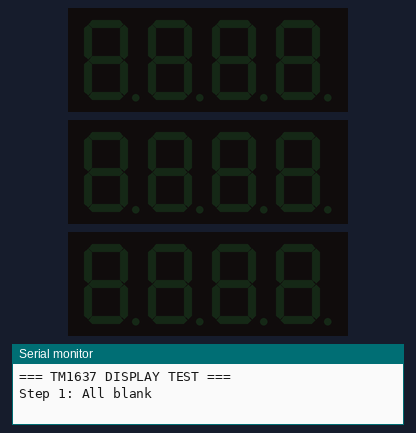
A sketch run on a simulated Arduino Mega 2560, built with avr-gcc and run on an emulated ATmega2560. Shown: 3 × 4-digit seven-segment display, the last lines printed to the serial monitor. Wiring (inferred from the names in the program): 3 × TM1637 display: clock pin 22, DIO pin 24 / clock pin 26, DIO pin 28 / clock pin 30, DIO pin 32.

Above: at 0.3 s.
At 1.8 s:
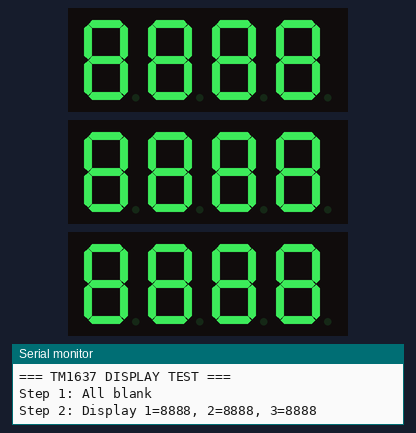
At 3.8 s:
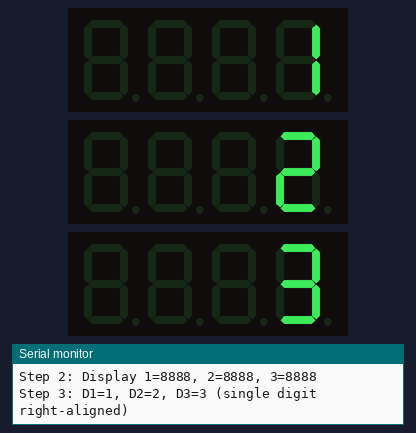
At 5.8 s:
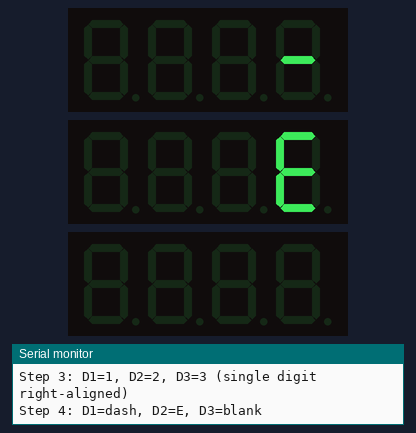
At 8.74 s:
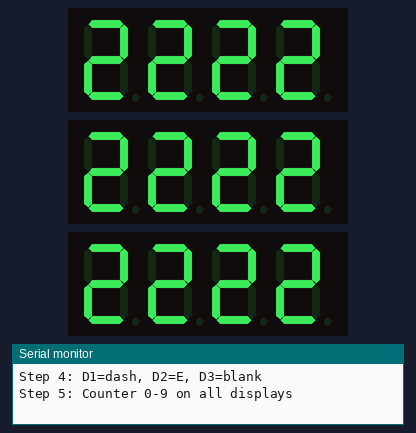
At 11.8 s:
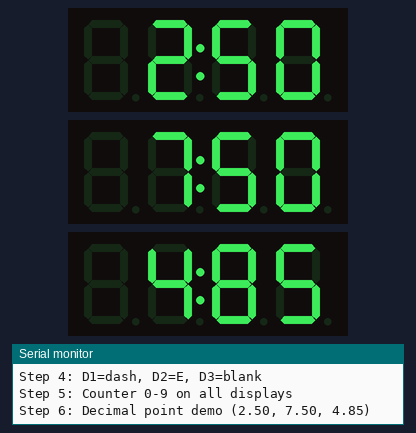

The sketch:

test_displays.ino
```cpp
#define CLK1 22
#define DIO1 24
#define CLK2 26
#define DIO2 28
#define CLK3 30
#define DIO3 32

uint8_t seg[] = {
  0x3f, 0x06, 0x5b, 0x4f,
  0x66, 0x6d, 0x7d, 0x07,
  0x7f, 0x6f
};
uint8_t SEG_DASH = 0x40;
uint8_t SEG_E    = 0x79;
uint8_t SEG_BLANK = 0x00;

void startTM(int clk, int dio) {
  pinMode(dio, OUTPUT);
  digitalWrite(dio, HIGH);
  digitalWrite(clk, HIGH);
  delayMicroseconds(5);
  digitalWrite(dio, LOW);
}

void stopTM(int clk, int dio) {
  digitalWrite(clk, LOW);
  digitalWrite(dio, LOW);
  delayMicroseconds(5);
  digitalWrite(clk, HIGH);
  delayMicroseconds(5);
  digitalWrite(dio, HIGH);
}

void writeByte(int clk, int dio, uint8_t b) {
  for (int i = 0; i < 8; i++) {
    digitalWrite(clk, LOW);
    delayMicroseconds(5);
    digitalWrite(dio, (b >> i) & 1);
    delayMicroseconds(5);
    digitalWrite(clk, HIGH);
    delayMicroseconds(5);
  }
  digitalWrite(clk, LOW);
  pinMode(dio, INPUT);
  delayMicroseconds(5);
  digitalWrite(clk, HIGH);
  delayMicroseconds(5);
  pinMode(dio, OUTPUT);
}

void writeRaw(int clk, int dio, uint8_t d1, uint8_t d2, uint8_t d3, uint8_t d4) {
  startTM(clk, dio); writeByte(clk, dio, 0x40); stopTM(clk, dio);
  startTM(clk, dio); writeByte(clk, dio, 0xC0);
  writeByte(clk, dio, d1);
  writeByte(clk, dio, d2);
  writeByte(clk, dio, d3);
  writeByte(clk, dio, d4);
  stopTM(clk, dio);
  startTM(clk, dio); writeByte(clk, dio, 0x88 | 7); stopTM(clk, dio);
}

void clearAll() {
  writeRaw(CLK1, DIO1, SEG_BLANK, SEG_BLANK, SEG_BLANK, SEG_BLANK);
  writeRaw(CLK2, DIO2, SEG_BLANK, SEG_BLANK, SEG_BLANK, SEG_BLANK);
  writeRaw(CLK3, DIO3, SEG_BLANK, SEG_BLANK, SEG_BLANK, SEG_BLANK);
}

void setup() {
  Serial.begin(115200);
  pinMode(CLK1, OUTPUT); pinMode(DIO1, OUTPUT);
  pinMode(CLK2, OUTPUT); pinMode(DIO2, OUTPUT);
  pinMode(CLK3, OUTPUT); pinMode(DIO3, OUTPUT);
  delay(200);
  Serial.println("=== TM1637 DISPLAY TEST ===");
}

void loop() {
  Serial.println("Step 1: All blank");
  clearAll();
  delay(1500);

  Serial.println("Step 2: Display 1=8888, 2=8888, 3=8888");
  writeRaw(CLK1, DIO1, seg[8], seg[8], seg[8], seg[8]);
  writeRaw(CLK2, DIO2, seg[8], seg[8], seg[8], seg[8]);
  writeRaw(CLK3, DIO3, seg[8], seg[8], seg[8], seg[8]);
  delay(2000);

  Serial.println("Step 3: D1=1, D2=2, D3=3 (single digit right-aligned)");
  writeRaw(CLK1, DIO1, SEG_BLANK, SEG_BLANK, SEG_BLANK, seg[1]);
  writeRaw(CLK2, DIO2, SEG_BLANK, SEG_BLANK, SEG_BLANK, seg[2]);
  writeRaw(CLK3, DIO3, SEG_BLANK, SEG_BLANK, SEG_BLANK, seg[3]);
  delay(2000);

  Serial.println("Step 4: D1=dash, D2=E, D3=blank");
  writeRaw(CLK1, DIO1, SEG_BLANK, SEG_BLANK, SEG_BLANK, SEG_DASH);
  writeRaw(CLK2, DIO2, SEG_BLANK, SEG_BLANK, SEG_BLANK, SEG_E);
  writeRaw(CLK3, DIO3, SEG_BLANK, SEG_BLANK, SEG_BLANK, SEG_BLANK);
  delay(2000);

  Serial.println("Step 5: Counter 0-9 on all displays");
  for (int i = 0; i <= 9; i++) {
    writeRaw(CLK1, DIO1, seg[i], seg[i], seg[i], seg[i]);
    writeRaw(CLK2, DIO2, seg[i], seg[i], seg[i], seg[i]);
    writeRaw(CLK3, DIO3, seg[i], seg[i], seg[i], seg[i]);
    delay(400);
  }

  Serial.println("Step 6: Decimal point demo (2.50, 7.50, 4.85)");
  writeRaw(CLK1, DIO1, SEG_BLANK, seg[2] | 0x80, seg[5], seg[0]);
  writeRaw(CLK2, DIO2, SEG_BLANK, seg[7] | 0x80, seg[5], seg[0]);
  writeRaw(CLK3, DIO3, SEG_BLANK, seg[4] | 0x80, seg[8], seg[5]);
  delay(3000);

  Serial.println("Loop done. Repeating...");
  delay(1000);
}
```

Measured:
- by itself, everything shown: repeats every 15.6 s, in 15 steps
- what the display in image 0 shows lasts 1.5 s, from 0.2 s to 1.7 s
- what the display in image 1 shows lasts 2.0 s, from 1.7 s to 3.7 s
- what the display in image 4 shows lasts 0.4 s, from 8.5 s to 8.9 s
- what the display in image 5 shows lasts 4.0 s, from 11.8 s to 15.8 s
